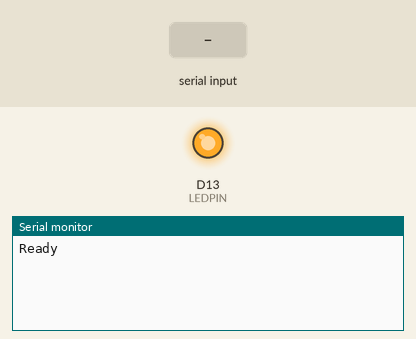
This sketch was run on a simulated Arduino Zero (SAMD21). Shown: output pins drawn as LEDs (lit = HIGH), the last lines printed to the serial monitor. The test bench sets the inputs (shaded band).

Above: at 1.2 s.
1.3 s: "v\n" received over Serial
At 2.5 s:
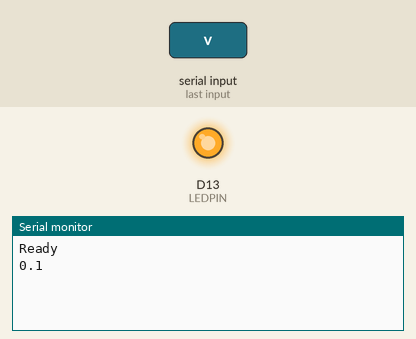
2.8 s: "g\n" received over Serial
At 3.9 s:
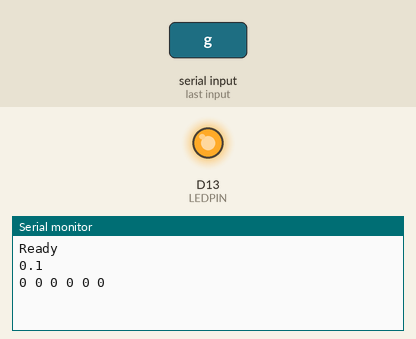

The sketch:

firmware.ino
```cpp
int value[6];
int raw_value[6];
bool invert_sign[6];
bool invert_couple[3];

#define LEDPIN 13
#define RESOLUTIONINT 12
#define RESOLUTION 4096
#define HALFRESOLUTION 2048

void setup() {
  Serial.begin(9600);
  Serial.println("Ready");
  pinMode(LEDPIN, OUTPUT);
  digitalWrite(LEDPIN, HIGH);
  analogReadResolution(RESOLUTIONINT);
  //dirty calibration
  invert_sign[0] = true;
  invert_sign[1] = true;
  invert_sign[2] = false;
  invert_sign[3] = true;
  invert_sign[4] = false;
  invert_sign[5] = false;

  invert_couple[0] = false;
  invert_couple[1] = true;
  invert_couple[2] = false;
}

//read the values and store them in value[]
void read_values() {
  //read the values
  for(int i(0); i<6; ++i)
  {
    raw_value[i] = analogRead(A0 + i);
  }

  //transform the values
  for(int i(0); i<6; ++i)
  {
    if(invert_sign[i])
      value[i] = -raw_value[i] + HALFRESOLUTION;
    else
      value[i] = raw_value[i] - HALFRESOLUTION;
  }

  for(int i(0); i<3; ++i)
  {
    if(invert_couple[i])
    {
      int tmp = value[2*i];
      value[2*i] = value[2*i + 1];
      value[2*i + 1] = tmp;
    }
  }
}

void print_values()
{
  // print out the value you read:
  for(int i(0); i<6; ++i)
  {
    Serial.print(value[i]);
    Serial.print(' ');
  }
  Serial.print('\n');
}

void loop() {

  if(Serial.available())
  {
    char inByte = Serial.read();
    if(inByte == 'v')
    {
      //version mode
      Serial.print("0.1\n");
    }
    else if(inByte == 'g')
    {
      //get mode
      read_values();
      print_values();
    }
    else if(inByte == 'd')
    {
      //debug mode
      while(1)
      {
        read_values();
        print_values();
        delay(100);
      }
    }
  }
  delay(10);        // delay in between reads for stability
}
```

Measured:
- after the input at 1.3 s, the serial monitor: prints a new line at once (image 1)
- after the input at 2.8 s, the serial monitor: prints a new line at once (image 2)
